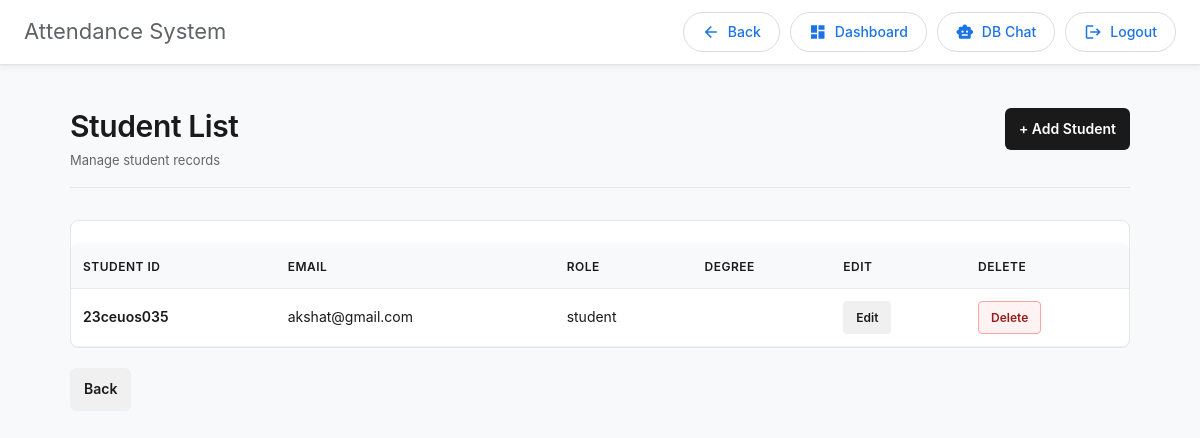
The page /admin_app/admin_dashboard/manage_user/student_info (signed in) on the database as committed earlier.
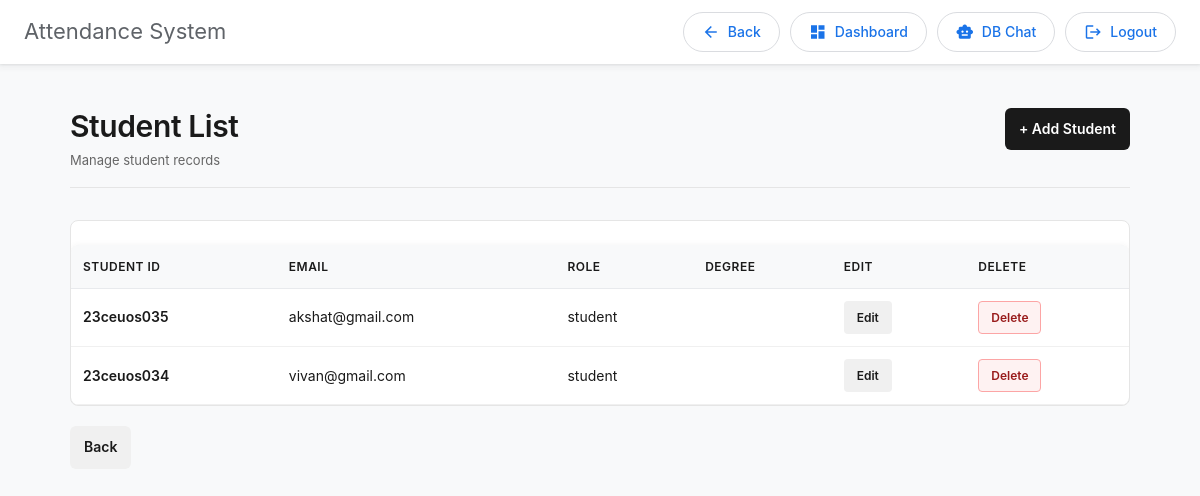
The same page on the database as committed later.
### admin_app/models.py (models this page shows, shortened)
class Student(models.Model):
    STATUS_CHOICES = [
        ('active', 'Active'),
        ('graduated', 'Graduated'),
        ('suspended', 'Suspended'),
        ('dropped', 'Dropped'),
    ]
    BATCH_CHOICES = [
        ('A1', 'A1'),
        ('A2', 'A2'),
        ('A3', 'A3'),
        ('A4', 'A4'),
        ('B1', 'B1'),
        ('B2', 'B2'),
        ('B3', 'B3'),
        ('B4', 'B4'),
    ]
    user = models.OneToOneField(CustomUser, on_delete=models.CASCADE, related_name='student_profile')
    roll_number = models.CharField(max_length=20, unique=True)
    name = models.CharField(max_length=200)
    degree_program = models.ForeignKey(DegreeProgram, on_delete=models.PROTECT, related_name='enrolled_students', null=True, blank=True)
    semester = models.IntegerField(choices=[(i, f"Semester {i}") for i in range(1, 9)], default=1)
    division = models.CharField(max_length=5)  # A, B, C, etc.
    batch = models.CharField(max_length=10, choices=BATCH_CHOICES)
    graduation_date = models.DateField(blank=True, null=True)
    phone = models.CharField(max_length=15)
    blood_group = models.CharField(max_length=3, blank=True, null=True)
    date_of_birth = models.DateField(blank=True, null=True)
    address = models.TextField(blank=True, null=True)
    city = models.CharField(max_length=100, blank=True, null=True)
    state = models.CharField(max_length=100, blank=True, null=True)
    pincode = models.CharField(max_length=10, blank=True, null=True)
    father_name = models.CharField(max_length=100, blank=True, null=True)
    father_contact = models.CharField(max_length=15, blank=True, null=True)
    mother_name = models.CharField(max_length=100, blank=True, null=True)
    mother_contact = models.CharField(max_length=15, blank=True, null=True)
    image = models.ImageField(upload_to='student_photos/', default='default_student.jpg')
    face_encoding = models.TextField(blank=True, null=True)  # JSON encoded face descriptor
    status = models.CharField(max_length=20, choices=STATUS_CHOICES, default='active')
    created_at = models.DateTimeField(auto_now_add=True)
    updated_at = models.DateTimeField(auto_now=True)
    class Meta:
        ordering = ['degree_program', 'semester', 'roll_number']

### registration/models.py (models this page shows)
class CustomUser(AbstractUser):
    ROLE_CHOICES = [
        ("student", "Student"),
        ("faculty", "Faculty"),
        ("admin", "Admin"),
    ]
    role = models.CharField(max_length=10, choices=ROLE_CHOICES, default="student")

### admin_app/views.py (the view)
# urls.py: path("admin_dashboard/manage_user/student_info", views.student_info, name="student_info"),
@staff_member_required
def student_info(request):
    students = Student.objects.all()
    return render(request, "admin_app/student_info.html", {"students": students})

### project1/context_processors.py (called while the page is built)
def session_timeout(request):
    return {
        'SESSION_TIMEOUT_SECONDS': getattr(settings, 'SESSION_COOKIE_AGE', 1800),
    }

### admin_app/templates/admin_app/student_info.html (shortened to what this page needs)
{% extends "layout.html" %}
{% block container %}
<div class="page-container">
    <div class="page-header">
        <div>
            <h1>Student List</h1>
            <p class="page-desc">Manage student records</p>
        </div>
        <a href="{% url 'admin_app:student_add' %}" class="primary-btn">+ Add Student</a>
    </div>
    <div class="table-card">
        <div class="table-wrapper">
            <table class="clean-table">
                <thead>
                    <tr>
                        <th>Student ID</th>
                        <th>Email</th>
                        <th>Role</th>
                        <th>Degree</th>
                        <th>Edit</th>
                        <th>Delete</th>
                    </tr>
                </thead>
                <tbody>
                    {% for student in students %}
                    <tr>
                        <td class="strong">{{ student.user.username }}</td>
                        <td>{{ student.user.email }}</td>
                        <td>{{ student.user.role }}</td>
                        <td>{{ student.degree }}</td>
                        <td>
                            <a href="{% url 'admin_app:student_edit' student.id %}" class="tag-btn neutral">Edit</a>
                        </td>
                        <td>
                            <a href="{% url 'admin_app:student_delete' student.id %}" class="tag-btn danger" onclick="return confirm('Are you sure you want to delete this student?');">Delete</a>
                        </td>
                    </tr>
                    {% endfor %}
                </tbody>
            </table>
        </div>
    </div>
    <div class="page-actions">
        <a href="{% url 'admin_app:admin_dashboard' %}" class="secondary-btn">Back</a>
    </div>
</div>
{% endblock %}

Rows that differ between the two databases and show on the page:
added Student: user.username "23ceuos034", user.email "vivan@gmail.com", user.role "student"
